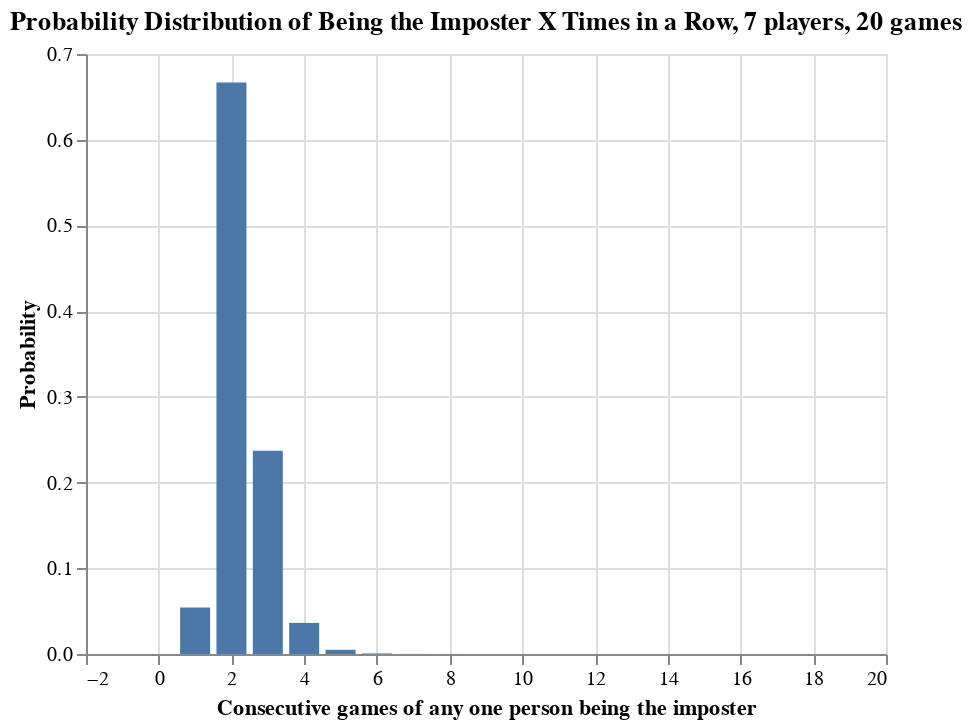

The code cell stored with this chart in its notebook:
### Markdown cell above
The above dataframe looks right - the cum sums all end at 1 and the one-sided p values all go to 0. It will be easier to assess these results by plotting them.

### Code cell
# visualize!
import altair as alt

c_main = alt.Chart(df_imposter_probabilities)

c1 = c_main.mark_bar(size=15).encode(
    x=alt.X('Counts',title = "Consecutive games of any one person being the imposter"),
    y=alt.Y('LongestString',title = "Probability"),
    tooltip=['LongestString','LongestStringPVal']
).properties(
    title="Probability Distribution of Being the Imposter X Times in a Row, 7 players, 20 games",
)

c1.display()

### Figure 1 — Vega-Lite specification as saved in the notebook (floating-point values rounded to 4 significant figures)
{"config": {"view": {"continuousWidth": 400, "continuousHeight": 300}}, "data": {"name": "data-1b31c37b78b479b824dd78dac82d260f"}, "mark": {"type": "bar", "size": 15}, "encoding": {"tooltip": [{"type": "quantitative", "field": "LongestString"}, {"type": "quantitative", "field": "LongestStringPVal"}], "x": {"type": "quantitative", "field": "Counts", "title": "Consecutive games of any one person being the imposter"}, "y": {"type": "quantitative", "field": "LongestString", "title": "Probability"}}, "title": "Probability Distribution of Being the Imposter X Times in a Row, 7 players, 20 games", "$schema": "https://vega.github.io/schema/vega-lite/v4.8.1.json", "datasets": {"data-1b31c37b78b479b824dd78dac82d260f": [{"LongestString": 0.0, "LongestStringCumSum": 0.0, "LongestStringPVal": 1.0, "Max": 0.0, "MaxCumSum": 0.0, "MaxPVal": 1.0, "Min": 0.297, "MinCumSum": 0.297, "MinPVal": 1.0, "Median": 0.0, "MedianCumSum": 0.0, "MedianPVal": 1.0, "Counts": 0}, {"LongestString": 0.05412, "LongestStringCumSum": 0.05412, "LongestStringPVal": 1.0, "Max": 0.0, "MaxCumSum": 0.0, "MaxPVal": 1.0, "Min": 0.5765, "MinCumSum": 0.8735, "MinPVal": 0.703, "Median": 0.00417, "MedianCumSum": 0.00417, "MedianPVal": 1.0, "Counts": 1}, {"LongestString": 0.6667, "LongestStringCumSum": 0.7208, "LongestStringPVal": 0.9459, "Max": 0.0, "MaxCumSum": 0.0, "MaxPVal": 1.0, "Min": 0.1265, "MinCumSum": 1.0, "MinPVal": 0.1265, "Median": 0.2847, "MedianCumSum": 0.2889, "MedianPVal": 0.9958, "Counts": 2}, {"LongestString": 0.2372, "LongestStringCumSum": 0.9581, "LongestStringPVal": 0.2792, "Max": 0.0023, "MaxCumSum": 0.0023, "MaxPVal": 1.0, "Min": 0.0, "MinCumSum": 1.0, "MinPVal": 0.0, "Median": 0.6831, "MedianCumSum": 0.972, "MedianPVal": 0.7111, "Counts": 3}, {"LongestString": 0.03628, "LongestStringCumSum": 0.9943, "LongestStringPVal": 0.04193, "Max": 0.2052, "MaxCumSum": 0.2075, "MaxPVal": 0.9977, "Min": 0.0, "MinCumSum": 1.0, "MinPVal": 0.0, "Median": 0.02801, "MedianCumSum": 1.0, "MedianPVal": 0.02802, "Counts": 4}, {"LongestString": 0.0049, "LongestStringCumSum": 0.9992, "LongestStringPVal": 0.00565, "Max": 0.4248, "MaxCumSum": 0.6323, "MaxPVal": 0.7924, "Min": 0.0, "MinCumSum": 1.0, "MinPVal": 0.0, "Median": 1e-05, "MedianCumSum": 1.0, "MedianPVal": 1e-05, "Counts": 5}, {"LongestString": 0.00062, "LongestStringCumSum": 0.9999, "LongestStringPVal": 0.00075, "Max": 0.2485, "MaxCumSum": 0.8808, "MaxPVal": 0.3677, "Min": 0.0, "MinCumSum": 1.0, "MinPVal": 0.0, "Median": 0.0, "MedianCumSum": 1.0, "MedianPVal": 1.11e-16, "Counts": 6}, {"LongestString": 9e-05, "LongestStringCumSum": 1.0, "LongestStringPVal": 0.00013, "Max": 0.08885, "MaxCumSum": 0.9697, "MaxPVal": 0.1192, "Min": 0.0, "MinCumSum": 1.0, "MinPVal": 0.0, "Median": 0.0, "MedianCumSum": 1.0, "MedianPVal": 1.11e-16, "Counts": 7}, {"LongestString": 4e-05, "LongestStringCumSum": 1.0, "LongestStringPVal": 4e-05, "Max": 0.0239, "MaxCumSum": 0.9936, "MaxPVal": 0.03031, "Min": 0.0, "MinCumSum": 1.0, "MinPVal": 0.0, "Median": 0.0, "MedianCumSum": 1.0, "MedianPVal": 1.11e-16, "Counts": 8}, {"LongestString": 0.0, "LongestStringCumSum": 1.0, "LongestStringPVal": 0.0, "Max": 0.00513, "MaxCumSum": 0.9987, "MaxPVal": 0.00641, "Min": 0.0, "MinCumSum": 1.0, "MinPVal": 0.0, "Median": 0.0, "MedianCumSum": 1.0, "MedianPVal": 1.11e-16, "Counts": 9}, {"LongestString": 0.0, "LongestStringCumSum": 1.0, "LongestStringPVal": 0.0, "Max": 0.00101, "MaxCumSum": 0.9997, "MaxPVal": 0.00128, "Min": 0.0, "MinCumSum": 1.0, "MinPVal": 0.0, "Median": 0.0, "MedianCumSum": 1.0, "MedianPVal": 1.11e-16, "Counts": 10}, {"LongestString": 0.0, "LongestStringCumSum": 1.0, "LongestStringPVal": 0.0, "Max": 0.00025, "MaxCumSum": 1.0, "MaxPVal": 0.00027, "Min": 0.0, "MinCumSum": 1.0, "MinPVal": 0.0, "Median": 0.0, "MedianCumSum": 1.0, "MedianPVal": 1.11e-16, "Counts": 11}, {"LongestString": 0.0, "LongestStringCumSum": 1.0, "LongestStringPVal": 0.0, "Max": 1e-05, "MaxCumSum": 1.0, "MaxPVal": 2e-05, "Min": 0.0, "MinCumSum": 1.0, "MinPVal": 0.0, "Median": 0.0, "MedianCumSum": 1.0, "MedianPVal": 1.11e-16, "Counts": 12}, {"LongestString": 0.0, "LongestStringCumSum": 1.0, "LongestStringPVal": 0.0, "Max": 1e-05, "MaxCumSum": 1.0, "MaxPVal": 1e-05, "Min": 0.0, "MinCumSum": 1.0, "MinPVal": 0.0, "Median": 0.0, "MedianCumSum": 1.0, "MedianPVal": 1.11e-16, "Counts": 13}, {"LongestString": 0.0, "LongestStringCumSum": 1.0, "LongestStringPVal": 0.0, "Max": 0.0, "MaxCumSum": 1.0, "MaxPVal": 2.22e-16, "Min": 0.0, "MinCumSum": 1.0, "MinPVal": 0.0, "Median": 0.0, "MedianCumSum": 1.0, "MedianPVal": 1.11e-16, "Counts": 14}, {"LongestString": 0.0, "LongestStringCumSum": 1.0, "LongestStringPVal": 0.0, "Max": 0.0, "MaxCumSum": 1.0, "MaxPVal": 2.22e-16, "Min": 0.0, "MinCumSum": 1.0, "MinPVal": 0.0, "Median": 0.0, "MedianCumSum": 1.0, "MedianPVal": 1.11e-16, "Counts": 15}, {"LongestString": 0.0, "LongestStringCumSum": 1.0, "LongestStringPVal": 0.0, "Max": 0.0, "MaxCumSum": 1.0, "MaxPVal": 2.22e-16, "Min": 0.0, "MinCumSum": 1.0, "MinPVal": 0.0, "Median": 0.0, "MedianCumSum": 1.0, "MedianPVal": 1.11e-16, "Counts": 16}, {"LongestString": 0.0, "LongestStringCumSum": 1.0, "LongestStringPVal": 0.0, "Max": 0.0, "MaxCumSum": 1.0, "MaxPVal": 2.22e-16, "Min": 0.0, "MinCumSum": 1.0, "MinPVal": 0.0, "Median": 0.0, "MedianCumSum": 1.0, "MedianPVal": 1.11e-16, "Counts": 17}, {"LongestString": 0.0, "LongestStringCumSum": 1.0, "LongestStringPVal": 0.0, "Max": 0.0, "MaxCumSum": 1.0, "MaxPVal": 2.22e-16, "Min": 0.0, "MinCumSum": 1.0, "MinPVal": 0.0, "Median": 0.0, "MedianCumSum": 1.0, "MedianPVal": 1.11e-16, "Counts": 18}, {"LongestString": 0.0, "LongestStringCumSum": 1.0, "LongestStringPVal": 0.0, "Max": 0.0, "MaxCumSum": 1.0, "MaxPVal": 2.22e-16, "Min": 0.0, "MinCumSum": 1.0, "MinPVal": 0.0, "Median": 0.0, "MedianCumSum": 1.0, "MedianPVal": 1.11e-16, "Counts": 19}]}}
